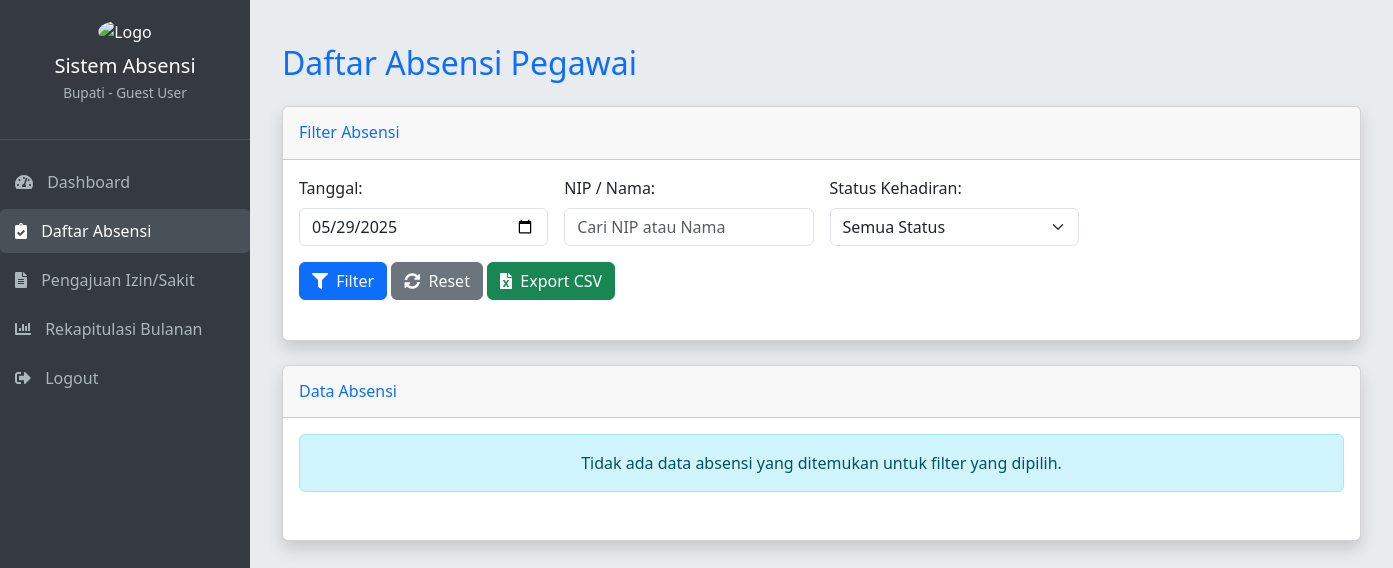
The page /admin/list_absensi.php (signed in) on the database as committed earlier.
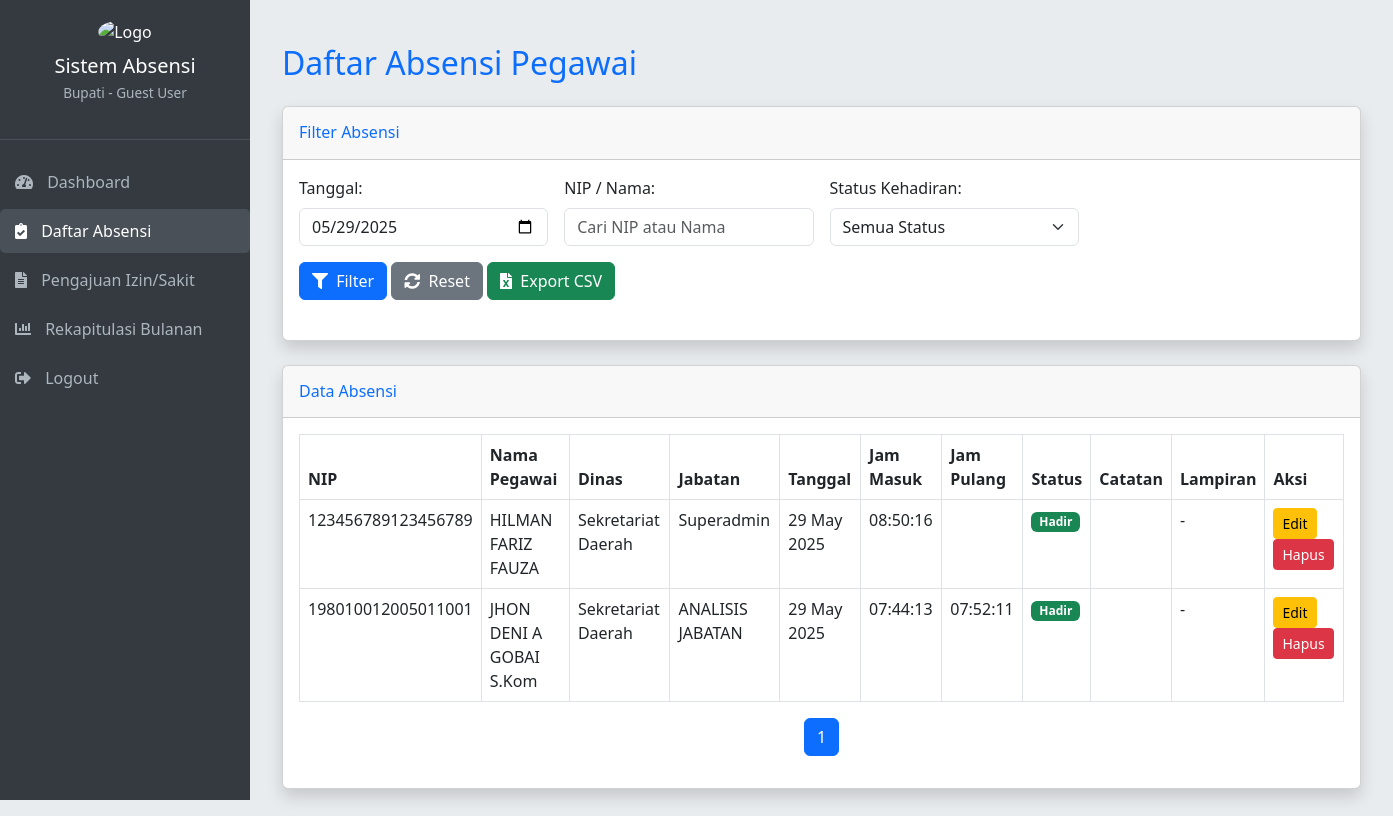
The same page on the database as committed later.
### tables this page shows
CREATE TABLE `absensi` (
  `id_absensi` int(11) NOT NULL,
  `id_pegawai` int(11) DEFAULT NULL,
  `nip` varchar(50) NOT NULL,
  `tanggal` date NOT NULL,
  `jam_masuk` time DEFAULT NULL,
  `jam_pulang` time DEFAULT NULL,
  `keterangan` enum('Hadir','Alpha','Izin','Sakit','Cuti','Dinas Luar') NOT NULL,
  `catatan` text DEFAULT NULL,
  `lampiran_izin_sakit` varchar(255) DEFAULT NULL,
  `catatan_admin` text DEFAULT NULL,
  `status_izin` enum('Menunggu','Disetujui','Ditolak') DEFAULT 'Menunggu',
  `timestamp_catat` timestamp NOT NULL DEFAULT current_timestamp()
);

CREATE TABLE `pegawai` (
  `id_pegawai` int(11) NOT NULL,
  `nip` varchar(50) NOT NULL,
  `nama` varchar(255) NOT NULL,
  `pangkat` varchar(100) DEFAULT NULL,
  `golongan` varchar(50) DEFAULT NULL,
  `jabatan` varchar(255) DEFAULT NULL,
  `dinas` varchar(255) NOT NULL,
  `status_kepegawaian` enum('PNS','PPPK','Honor') NOT NULL DEFAULT 'PNS',
  `id_dinas` int(11) DEFAULT NULL
);

### admin/list_absensi.php (the view, shortened to what this page needs)
<?php
require_once __DIR__ . "/../includes/header.php";
$filter_date = isset($_GET['filter_date']) ? $_GET['filter_date'] : date('Y-m-d');
$filter_nip = isset($_GET['filter_nip']) ? trim($_GET['filter_nip']) : '';
$filter_dinas = isset($_GET['filter_dinas']) ? trim($_GET['filter_dinas']) : '';
$filter_status = isset($_GET['filter_status']) ? trim($_GET['filter_status']) : '';
$records_per_page = 10;
$current_page = isset($_GET['page']) && is_numeric($_GET['page']) ? (int)$_GET['page'] : 1;
$offset = ($current_page - 1) * $records_per_page;
$count_query = "SELECT COUNT(a.id_absensi) FROM absensi a JOIN pegawai p ON a.nip = p.nip";
$where_clauses_count = [];
$count_params = [];
$count_types = "";
if ($filter_date) {
    $where_clauses_count[] = "a.tanggal = ?";
    $count_params[] = $filter_date;
    $count_types .= "s";
}
if (!empty($where_clauses_count)) {
    $count_query .= " WHERE " . implode(" AND ", $where_clauses_count);
}
$stmt_count = $mysqli->prepare($count_query);
if (!empty($count_params)) {
    $stmt_count->bind_param($count_types, ...$count_params);
}
$stmt_count->execute();
$result_count = $stmt_count->get_result();
$total_records = $result_count->fetch_row()[0];
$total_pages = ceil($total_records / $records_per_page);
$sql = "SELECT a.id_absensi AS id, a.tanggal, a.jam_masuk, a.jam_pulang, a.keterangan AS status_kehadiran, a.catatan, a.lampiran_izin_sakit AS lampiran, p.nip, p.nama, p.dinas, p.jabatan
        FROM absensi a
        JOIN pegawai p ON a.nip = p.nip";
$where_clauses_select = [];
$select_params = [];
$select_types = "";
if ($filter_date) {
    $where_clauses_select[] = "a.tanggal = ?";
    $select_params[] = $filter_date;
    $select_types .= "s";
}
if (!empty($where_clauses_select)) {
    $sql .= " WHERE " . implode(" AND ", $where_clauses_select);
}
$sql .= " ORDER BY a.tanggal DESC, p.nama ASC LIMIT ? OFFSET ?";
$select_params[] = $records_per_page;
$select_params[] = $offset;
$select_types .= "ii";
$stmt = $mysqli->prepare($sql);
if (!empty($select_params)) {
    $stmt->bind_param($select_types, ...$select_params);
}
$stmt->execute();
$result = $stmt->get_result();
$absensi_data = $result->fetch_all(MYSQLI_ASSOC);
?>
<div class="container-fluid py-4">
    <h2 class="mb-4 text-primary">Daftar Absensi Pegawai</h2>
    <div class="card shadow mb-4">
        <div class="card-header py-3">
            <h6 class="m-0 font-weight-bold text-primary">Filter Absensi</h6>
        </div>
        <div class="card-body">
            <form action="" method="GET" class="mb-4">
                <div class="row g-3 align-items-end">
                    <div class="col-md-3">
                        <label for="filter_date" class="form-label">Tanggal:</label>
                        <input type="date" class="form-control" id="filter_date" name="filter_date" value="<?php echo htmlspecialchars($filter_date); ?>">
                    </div>
                    <div class="col-md-3">
                        <label for="filter_nip" class="form-label">NIP / Nama:</label>
                        <input type="text" class="form-control" id="filter_nip" name="filter_nip" value="<?php echo htmlspecialchars($filter_nip); ?>" placeholder="Cari NIP atau Nama">
                    </div>
                    <div class="col-md-3">
                        <label for="filter_status" class="form-label">Status Kehadiran:</label>
                        <select class="form-select" id="filter_status" name="filter_status">
                            <option value="Semua Status" <?php echo ($filter_status == 'Semua Status') ? 'selected' : ''; ?>>Semua Status</option>
                        </select>
                    </div>
                    <div class="col-md-auto">
                        <button type="submit" class="btn btn-primary"><i class="fas fa-filter me-1"></i> Filter</button>
                        <a href="list_absensi.php" class="btn btn-secondary"><i class="fas fa-sync-alt me-1"></i> Reset</a>
                        <a href="list_absensi.php?export_csv=1&filter_date=<?php echo htmlspecialchars($filter_date); ?>&filter_nip=<?php echo htmlspecialchars($filter_nip); ?>&filter_dinas=<?php echo htmlspecialchars($filter_dinas); ?>&filter_status=<?php echo htmlspecialchars($filter_status); ?>" class="btn btn-success"><i class="fas fa-file-excel me-1"></i> Export CSV</a>
                    </div>
                </div>
            </form>
        </div>
    </div>
    <div class="card shadow mb-4">
        <div class="card-header py-3">
            <h6 class="m-0 font-weight-bold text-primary">Data Absensi</h6>
        </div>
        <div class="card-body">
            <div class="table-responsive">
                <?php if (empty($absensi_data)): ?>
                    <div class="alert alert-info text-center" role="alert">
                        Tidak ada data absensi yang ditemukan untuk filter yang dipilih.
                    </div>
                <?php else: ?>
                <table class="table table-bordered table-hover" id="dataTable" width="100%" cellspacing="0">
                    <thead>
                        <tr>
                            <th>NIP</th>
                            <th>Nama Pegawai</th>
                            <th>Dinas</th>
                            <th>Jabatan</th>
                            <th>Tanggal</th>
                            <th>Jam Masuk</th>
                            <th>Jam Pulang</th>
                            <th>Status</th>
                            <th>Catatan</th>
                            <th>Lampiran</th>
                            <th>Aksi</th>
                        </tr>
                    </thead>
                    <tbody>
                        <?php foreach ($absensi_data as $absensi): ?>
                            <tr>
                                <td><?php echo htmlspecialchars($absensi['nip']); ?></td>
                                <td><?php echo htmlspecialchars($absensi['nama']); ?></td>
                                <td><?php echo htmlspecialchars($absensi['dinas']); ?></td>
                                <td><?php echo htmlspecialchars($absensi['jabatan']); ?></td>
                                <td><?php echo htmlspecialchars(date('d F Y', strtotime($absensi['tanggal']))); ?></td>
                                <td><?php echo htmlspecialchars($absensi['jam_masuk']); ?></td>
                                <td><?php echo htmlspecialchars($absensi['jam_pulang']); ?></td>
                                <td>
                                    <?php
                                    $status_class = '';
                                    switch ($absensi['status_kehadiran']) {
                                        case 'Hadir':
                                            $status_class = 'badge bg-success';
                                            break;
                                    }
                                    ?>
                                    <span class="<?php echo $status_class; ?>"><?php echo htmlspecialchars($absensi['status_kehadiran']); ?></span>
                                </td>
                                <td><?php echo htmlspecialchars($absensi['catatan']); ?></td>
                                <td>
                                    <?php if ($absensi['lampiran']): ?>
                                        <a href="<?php echo htmlspecialchars(UPLOAD_DIR_BUKTI . $absensi['lampiran']); ?>" target="_blank" class="btn btn-sm btn-info">Lihat</a>
                                    <?php else: ?>
                                        -
                                    <?php endif; ?>
                                </td>
                                <td>
                                    <a href="edit_absensi.php?id=<?php echo $absensi['id']; ?>" class="btn btn-warning btn-sm">Edit</a>
                                    <a href="delete_absensi.php?id=<?php echo $absensi['id']; ?>" class="btn btn-danger btn-sm" onclick="return confirm('Anda yakin ingin menghapus data absensi ini?');">Hapus</a>
                                </td>
                            </tr>
                        <?php endforeach; ?>
                    </tbody>
                </table>
                <?php endif; ?>
            </div>
            <nav aria-label="Page navigation example">
                <ul class="pagination justify-content-center">
                    <?php for ($i = 1; $i <= $total_pages; $i++): ?>
                        <li class="page-item <?php echo ($i == $current_page) ? 'active' : ''; ?>">
                            <a class="page-link" href="?page=<?php echo $i; ?>&filter_date=<?php echo htmlspecialchars($filter_date); ?>&filter_nip=<?php echo htmlspecialchars($filter_nip); ?>&filter_dinas=<?php echo htmlspecialchars($filter_dinas); ?>&filter_status=<?php echo htmlspecialchars($filter_status); ?>"><?php echo $i; ?></a>
                        </li>
                    <?php endfor; ?>
                </ul>
            </nav>
        </div>
    </div>
</div>
<?php
require_once __DIR__ . "/../includes/footer.php";
?>

### includes/header.php (shortened to what this page needs)
<?php
$current_page_base = basename($_SERVER['PHP_SELF']);
$current_folder = basename(dirname($_SERVER['PHP_SELF']));
?>
<!DOCTYPE html>
<html lang="id">
<head>
    <link href="https://cdn.jsdelivr.net/npm/bootstrap@5.3.0/dist/css/bootstrap.min.css" rel="stylesheet">
    <link rel="stylesheet" href="https://cdnjs.cloudflare.com/ajax/libs/font-awesome/5.15.3/css/all.min.css">
</head>
<body>
    <div class="sidebar d-flex flex-column d-none d-md-flex" id="sidebarMenu">
        <div class="sidebar-header">
            <img src="https://new.deiyaikab.go.id/media/ckeditor/2022/08/05/pemkab-deiyai.png" alt="Logo">
            <h5>Sistem Absensi</h5>
            <p class="sidebar-user-info">
                <?php echo htmlspecialchars($_SESSION['hak_akses'] ?? 'Guest Role'); ?> -
                <?php echo htmlspecialchars($_SESSION['nama'] ?? 'Guest User'); ?>
            </p>
        </div>
        <ul class="nav flex-column mb-auto">
            <li class="nav-item">
                <a class="nav-link <?php echo ($current_page_base === 'index.php' && $current_folder === 'admin') ? 'active' : ''; ?>" href="index.php"><i class="fas fa-tachometer-alt"></i> Dashboard</a>
            </li>
            <?php if (isset($_SESSION['hak_akses']) && in_array($_SESSION['hak_akses'], ['Superadmin', 'Admin Dinas', 'Bupati', 'Bendahara Dinas'])): ?>
                <li class="nav-item">
                    <a class="nav-link <?php echo ($current_page_base === 'list_absensi.php') ? 'active' : ''; ?>" href="list_absensi.php"><i class="fas fa-clipboard-check"></i> Daftar Absensi</a>
                </li>
                <li class="nav-item">
                    <a class="nav-link <?php echo ($current_page_base === 'list_izin.php') ? 'active' : ''; ?>" href="list_izin.php"><i class="fas fa-file-alt"></i> Pengajuan Izin/Sakit</a>
                </li>
            <?php endif; ?>
            <?php if (isset($_SESSION['hak_akses']) && in_array($_SESSION['hak_akses'], ['Superadmin', 'Bupati', 'Bendahara Dinas'])): ?>
                <li class="nav-item">
                    <a class="nav-link <?php echo ($current_page_base === 'rekap_bulanan.php') ? 'active' : ''; ?>" href="rekap_bulanan.php"><i class="fas fa-chart-bar"></i> Rekapitulasi Bulanan</a>
                </li>
            <?php endif; ?>
            <li class="nav-item">
                <a class="nav-link" href="<?php echo ($_SESSION['hak_akses'] === 'Pegawai' ? '../logout.php' : '../../logout.php'); ?>"><i class="fas fa-sign-out-alt"></i> Logout</a>
            </li>
        </ul>
    </div>
    <div class="main-content w-100">

### includes/footer.php (shortened to what this page needs)
</div>
    </body>
</html>

### includes/header.php (style rules this page uses)
body { font-family: 'Segoe UI', Tahoma, Geneva, Verdana, sans-serif; background-color: #e9ecef; min-height: 100vh; display: flex; }
.sidebar { background-color: #343a40; color: #ffffff; width: 250px; flex-shrink: 0; position: sticky; top: 0; height: 100vh; overflow-y: auto; padding-top: 20px; }
.sidebar .nav-link { color: #adb5bd; padding: 10px 15px; border-radius: 5px; margin-bottom: 5px; }
.sidebar .nav-link.active, .sidebar .nav-link:hover { background-color: #495057; color: #ffffff; }
.sidebar .nav-link i { margin-right: 10px; }
.main-content { flex-grow: 1; padding: 20px; }
.sidebar-header { text-align: center; padding-bottom: 20px; margin-bottom: 20px; border-bottom: 1px solid #495057; }
.sidebar-header img { width: 80px; height: 80px; border-radius: 50%; object-fit: cover; margin-bottom: 10px; }
.sidebar-header h5 { color: #ffffff; margin-bottom: 5px; }
.sidebar-user-info { font-size: 0.85em; color: #adb5bd; }

Rows that differ between the two databases and show on the page:
added absensi: id_pegawai.nip "123456789123456789", id_pegawai.nama "HILMAN FARIZ FAUZA", id_pegawai.dinas "Sekretariat Daerah", id_pegawai.jabatan "Superadmin", tanggal "29 May 2025", jam_masuk "08:50:16", keterangan "Hadir"
added absensi: id_pegawai.nip "198010012005011001", id_pegawai.nama "JHON DENI A GOBAI S.Kom", id_pegawai.dinas "Sekretariat Daerah", id_pegawai.jabatan "ANALISIS JABATAN", tanggal "29 May 2025", jam_masuk "07:44:13", jam_pulang "07:52:11", keterangan "Hadir"
Other text that changed with them:
text no longer shown: "Tidak ada data absensi yang ditemukan untuk filter yang dipilih."
text now shown: "NIP Nama Pegawai Dinas Jabatan Tanggal Jam Masuk Jam Pulang Status Catatan Lampiran Aksi"
new list line: "1"
